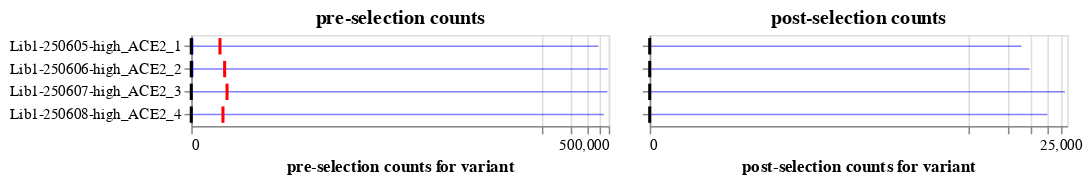

Notebook source saved alongside this figure:
### Markdown cell above
## Pre- and post-selection counts for variants
Plot the pre-selection and post-selection sample count distributions for the variants.

The boxes span the first to third quartiles, the black line is the median, and the thin horizontal line spans the full range.

For the pre-selection counts the red line is the minimum counts: anything below that (with fewer pre-selection counts) is not included in the set of functional scores that are calculated.

Note that the x-axis uses a symlog scale.

You can use the options at the bottom to subset to specific samples.

### Code cell
charts = []
for count_type in ["pre", "post"]:
    base_chart = (
        alt.Chart(count_summaries)
        .encode(
            y=alt.Y("selection", title=None, axis=alt.Axis(labels=count_type == "pre")),
            tooltip=count_summaries.columns.tolist(),
        )
        .properties(
            width=275,
            height=alt.Step(15),
            title=f"{count_type}-selection counts",
        )
    )

    quantile_bar = base_chart.encode(
        x=alt.X(
            f"{count_type}_count_q1",
            scale=alt.Scale(type="symlog", constant=20),
            axis=alt.Axis(labelOverlap=True),
            title=f"{count_type}-selection counts for variant",
        ),
        x2=f"{count_type}_count_q3",
    ).mark_bar(color="blue", height={"band": 0.8})

    range_line = base_chart.encode(
        x=f"{count_type}_count_min",
        x2=f"{count_type}_count_max",
    ).mark_rule(color="blue", opacity=0.5)

    median_line = base_chart.encode(
        x=f"{count_type}_count_median",
        x2=f"{count_type}_count_median",
    ).mark_bar(xOffset=1, x2Offset=-1, color="black", height={"band": 0.8})

    if count_type == "pre":
        threshold_line = base_chart.encode(
            x="min_pre_selection_count",
            x2="min_pre_selection_count",
        ).mark_bar(xOffset=1, x2Offset=-1, color="red", height={"band": 0.8})
        charts.append(quantile_bar + range_line + median_line + threshold_line)
    else:
        charts.append(quantile_bar + range_line + median_line)

count_summary_chart = alt.hconcat(*charts)

selectors = [
    alt.selection_point(
        fields=[sel],
        bind=alt.binding_select(
            options=[None] + sorted(count_summaries[sel].unique()),
            labels=["all"] + sorted(count_summaries[sel].unique()),
            name=sel,
        ),
    )
    for sel in ["library", "pre_selection_date", "post_selection_date"]
]

for sel in selectors:
    count_summary_chart = count_summary_chart.add_params(sel).transform_filter(sel)

count_summary_chart = count_summary_chart.properties(
    autosize=alt.AutoSizeParams(resize=True),
)

count_summary_chart

### Figure 1 — Vega-Lite specification as saved in the notebook (floating-point values rounded to 4 significant figures)
{"config": {"view": {"continuousWidth": 300, "continuousHeight": 300}}, "hconcat": [{"layer": [{"mark": {"type": "bar", "color": "blue", "height": {"band": 0.8}}, "encoding": {"tooltip": [{"field": "selection", "type": "nominal"}, {"field": "library", "type": "nominal"}, {"field": "pre_selection_sample", "type": "nominal"}, {"field": "post_selection_sample", "type": "nominal"}, {"field": "pre_selection_date", "type": "nominal"}, {"field": "post_selection_date", "type": "nominal"}, {"field": "min_pre_selection_count", "type": "quantitative"}, {"field": "pre_count_median", "type": "quantitative"}, {"field": "pre_count_q1", "type": "quantitative"}, {"field": "pre_count_q3", "type": "quantitative"}, {"field": "pre_count_min", "type": "quantitative"}, {"field": "pre_count_max", "type": "quantitative"}, {"field": "post_count_median", "type": "quantitative"}, {"field": "post_count_q1", "type": "quantitative"}, {"field": "post_count_q3", "type": "quantitative"}, {"field": "post_count_min", "type": "quantitative"}, {"field": "post_count_max", "type": "quantitative"}], "x": {"axis": {"labelOverlap": true}, "field": "pre_count_q1", "scale": {"constant": 20, "type": "symlog"}, "title": "pre-selection counts for variant", "type": "quantitative"}, "x2": {"field": "pre_count_q3"}, "y": {"axis": {"labels": true}, "field": "selection", "title": null, "type": "nominal"}}, "name": "view_1", "title": "pre-selection counts"}, {"mark": {"type": "rule", "color": "blue", "opacity": 0.5}, "encoding": {"tooltip": [{"field": "selection", "type": "nominal"}, {"field": "library", "type": "nominal"}, {"field": "pre_selection_sample", "type": "nominal"}, {"field": "post_selection_sample", "type": "nominal"}, {"field": "pre_selection_date", "type": "nominal"}, {"field": "post_selection_date", "type": "nominal"}, {"field": "min_pre_selection_count", "type": "quantitative"}, {"field": "pre_count_median", "type": "quantitative"}, {"field": "pre_count_q1", "type": "quantitative"}, {"field": "pre_count_q3", "type": "quantitative"}, {"field": "pre_count_min", "type": "quantitative"}, {"field": "pre_count_max", "type": "quantitative"}, {"field": "post_count_median", "type": "quantitative"}, {"field": "post_count_q1", "type": "quantitative"}, {"field": "post_count_q3", "type": "quantitative"}, {"field": "post_count_min", "type": "quantitative"}, {"field": "post_count_max", "type": "quantitative"}], "x": {"field": "pre_count_min", "type": "quantitative"}, "x2": {"field": "pre_count_max"}, "y": {"axis": {"labels": true}, "field": "selection", "title": null, "type": "nominal"}}, "title": "pre-selection counts"}, {"mark": {"type": "bar", "color": "black", "height": {"band": 0.8}, "x2Offset": -1, "xOffset": 1}, "encoding": {"tooltip": [{"field": "selection", "type": "nominal"}, {"field": "library", "type": "nominal"}, {"field": "pre_selection_sample", "type": "nominal"}, {"field": "post_selection_sample", "type": "nominal"}, {"field": "pre_selection_date", "type": "nominal"}, {"field": "post_selection_date", "type": "nominal"}, {"field": "min_pre_selection_count", "type": "quantitative"}, {"field": "pre_count_median", "type": "quantitative"}, {"field": "pre_count_q1", "type": "quantitative"}, {"field": "pre_count_q3", "type": "quantitative"}, {"field": "pre_count_min", "type": "quantitative"}, {"field": "pre_count_max", "type": "quantitative"}, {"field": "post_count_median", "type": "quantitative"}, {"field": "post_count_q1", "type": "quantitative"}, {"field": "post_count_q3", "type": "quantitative"}, {"field": "post_count_min", "type": "quantitative"}, {"field": "post_count_max", "type": "quantitative"}], "x": {"field": "pre_count_median", "type": "quantitative"}, "x2": {"field": "pre_count_median"}, "y": {"axis": {"labels": true}, "field": "selection", "title": null, "type": "nominal"}}, "title": "pre-selection counts"}, {"mark": {"type": "bar", "color": "red", "height": {"band": 0.8}, "x2Offset": -1, "xOffset": 1}, "encoding": {"tooltip": [{"field": "selection", "type": "nominal"}, {"field": "library", "type": "nominal"}, {"field": "pre_selection_sample", "type": "nominal"}, {"field": "post_selection_sample", "type": "nominal"}, {"field": "pre_selection_date", "type": "nominal"}, {"field": "post_selection_date", "type": "nominal"}, {"field": "min_pre_selection_count", "type": "quantitative"}, {"field": "pre_count_median", "type": "quantitative"}, {"field": "pre_count_q1", "type": "quantitative"}, {"field": "pre_count_q3", "type": "quantitative"}, {"field": "pre_count_min", "type": "quantitative"}, {"field": "pre_count_max", "type": "quantitative"}, {"field": "post_count_median", "type": "quantitative"}, {"field": "post_count_q1", "type": "quantitative"}, {"field": "post_count_q3", "type": "quantitative"}, {"field": "post_count_min", "type": "quantitative"}, {"field": "post_count_max", "type": "quantitative"}], "x": {"field": "min_pre_selection_count", "type": "quantitative"}, "x2": {"field": "min_pre_selection_count"}, "y": {"axis": {"labels": true}, "field": "selection", "title": null, "type": "nominal"}}, "title": "pre-selection counts"}], "height": {"step": 15}, "width": 275}, {"layer": [{"mark": {"type": "bar", "color": "blue", "height": {"band": 0.8}}, "encoding": {"tooltip": [{"field": "selection", "type": "nominal"}, {"field": "library", "type": "nominal"}, {"field": "pre_selection_sample", "type": "nominal"}, {"field": "post_selection_sample", "type": "nominal"}, {"field": "pre_selection_date", "type": "nominal"}, {"field": "post_selection_date", "type": "nominal"}, {"field": "min_pre_selection_count", "type": "quantitative"}, {"field": "pre_count_median", "type": "quantitative"}, {"field": "pre_count_q1", "type": "quantitative"}, {"field": "pre_count_q3", "type": "quantitative"}, {"field": "pre_count_min", "type": "quantitative"}, {"field": "pre_count_max", "type": "quantitative"}, {"field": "post_count_median", "type": "quantitative"}, {"field": "post_count_q1", "type": "quantitative"}, {"field": "post_count_q3", "type": "quantitative"}, {"field": "post_count_min", "type": "quantitative"}, {"field": "post_count_max", "type": "quantitative"}], "x": {"axis": {"labelOverlap": true}, "field": "post_count_q1", "scale": {"constant": 20, "type": "symlog"}, "title": "post-selection counts for variant", "type": "quantitative"}, "x2": {"field": "post_count_q3"}, "y": {"axis": {"labels": false}, "field": "selection", "title": null, "type": "nominal"}}, "name": "view_2", "title": "post-selection counts"}, {"mark": {"type": "rule", "color": "blue", "opacity": 0.5}, "encoding": {"tooltip": [{"field": "selection", "type": "nominal"}, {"field": "library", "type": "nominal"}, {"field": "pre_selection_sample", "type": "nominal"}, {"field": "post_selection_sample", "type": "nominal"}, {"field": "pre_selection_date", "type": "nominal"}, {"field": "post_selection_date", "type": "nominal"}, {"field": "min_pre_selection_count", "type": "quantitative"}, {"field": "pre_count_median", "type": "quantitative"}, {"field": "pre_count_q1", "type": "quantitative"}, {"field": "pre_count_q3", "type": "quantitative"}, {"field": "pre_count_min", "type": "quantitative"}, {"field": "pre_count_max", "type": "quantitative"}, {"field": "post_count_median", "type": "quantitative"}, {"field": "post_count_q1", "type": "quantitative"}, {"field": "post_count_q3", "type": "quantitative"}, {"field": "post_count_min", "type": "quantitative"}, {"field": "post_count_max", "type": "quantitative"}], "x": {"field": "post_count_min", "type": "quantitative"}, "x2": {"field": "post_count_max"}, "y": {"axis": {"labels": false}, "field": "selection", "title": null, "type": "nominal"}}, "title": "post-selection counts"}, {"mark": {"type": "bar", "color": "black", "height": {"band": 0.8}, "x2Offset": -1, "xOffset": 1}, "encoding": {"tooltip": [{"field": "selection", "type": "nominal"}, {"field": "library", "type": "nominal"}, {"field": "pre_selection_sample", "type": "nominal"}, {"field": "post_selection_sample", "type": "nominal"}, {"field": "pre_selection_date", "type": "nominal"}, {"field": "post_selection_date", "type": "nominal"}, {"field": "min_pre_selection_count", "type": "quantitative"}, {"field": "pre_count_median", "type": "quantitative"}, {"field": "pre_count_q1", "type": "quantitative"}, {"field": "pre_count_q3", "type": "quantitative"}, {"field": "pre_count_min", "type": "quantitative"}, {"field": "pre_count_max", "type": "quantitative"}, {"field": "post_count_median", "type": "quantitative"}, {"field": "post_count_q1", "type": "quantitative"}, {"field": "post_count_q3", "type": "quantitative"}, {"field": "post_count_min", "type": "quantitative"}, {"field": "post_count_max", "type": "quantitative"}], "x": {"field": "post_count_median", "type": "quantitative"}, "x2": {"field": "post_count_median"}, "y": {"axis": {"labels": false}, "field": "selection", "title": null, "type": "nominal"}}, "title": "post-selection counts"}], "height": {"step": 15}, "width": 275}], "autosize": {"resize": true}, "data": {"name": "data-bb3d4ed2b733c4f633bd8ab24b12f043"}, "params": [{"name": "param_1", "select": {"type": "point", "fields": ["library"]}, "bind": {"input": "select", "options": [null, "Lib1"], "labels": ["all", "Lib1"], "name": "library"}, "views": ["view_1", "view_2"]}, {"name": "param_2", "select": {"type": "point", "fields": ["pre_selection_date"]}, "bind": {"input": "select", "options": [null, "2025-06-05"], "labels": ["all", "2025-06-05"], "name": "pre_selection_date"}, "views": ["view_1", "view_2"]}, {"name": "param_3", "select": {"type": "point", "fields": ["post_selection_date"]}, "bind": {"input": "select", "options": [null, "2025-06-05"], "labels": ["all", "2025-06-05"], "name": "post_selection_date"}, "views": ["view_1", "view_2"]}], "transform": [{"filter": {"param": "param_1"}}, {"filter": {"param": "param_2"}}, {"filter": {"param": "param_3"}}], "$schema": "https://vega.github.io/schema/vega-lite/v5.20.1.json", "datasets": {"data-bb3d4ed2b733c4f633bd8ab24b12f043": [{"selection": "Lib1-250605-high_ACE2_1", "library": "Lib1", "pre_selection_sample": "Lib1-250605-VSVG_1", "post_selection_sample": "Lib1-250605-X15_1", "pre_selection_date": "2025-06-05", "post_selection_date": "2025-06-05", "min_pre_selection_count": 20.11, "pre_count_median": 0.0, "pre_count_q1": 0.0, "pre_count_q3": 1.0, "pre_count_min": 0, "pre_count_max": 390008, "post_count_median": 0.0, "post_count_q1": 0.0, "post_count_q3": 0.0, "post_count_min": 0, "post_count_max": 12623}, {"selection": "Lib1-250606-high_ACE2_2", "library": "Lib1", "pre_selection_sample": "Lib1-250605-VSVG_2", "post_selection_sample": "Lib1-250605-X15_2", "pre_selection_date": "2025-06-05", "post_selection_date": "2025-06-05", "min_pre_selection_count": 24.94, "pre_count_median": 0.0, "pre_count_q1": 0.0, "pre_count_q3": 1.0, "pre_count_min": 0, "pre_count_max": 487766, "post_count_median": 0.0, "post_count_q1": 0.0, "post_count_q3": 0.0, "post_count_min": 0, "post_count_max": 14552}, {"selection": "Lib1-250607-high_ACE2_3", "library": "Lib1", "pre_selection_sample": "Lib1-250605-VSVG_3", "post_selection_sample": "Lib1-250605-X15_3", "pre_selection_date": "2025-06-05", "post_selection_date": "2025-06-05", "min_pre_selection_count": 27.63, "pre_count_median": 0.0, "pre_count_q1": 0.0, "pre_count_q3": 0.0, "pre_count_min": 0, "pre_count_max": 484399, "post_count_median": 0.0, "post_count_q1": 0.0, "post_count_q3": 0.0, "post_count_min": 0, "post_count_max": 26935}, {"selection": "Lib1-250608-high_ACE2_4", "library": "Lib1", "pre_selection_sample": "Lib1-250605-VSVG_4", "post_selection_sample": "Lib1-250605-X15_4", "pre_selection_date": "2025-06-05", "post_selection_date": "2025-06-05", "min_pre_selection_count": 23.15, "pre_count_median": 0.0, "pre_count_q1": 0.0, "pre_count_q3": 0.0, "pre_count_min": 0, "pre_count_max": 444533, "post_count_median": 0.0, "post_count_q1": 0.0, "post_count_q3": 0.0, "post_count_min": 0, "post_count_max": 19840}]}}
